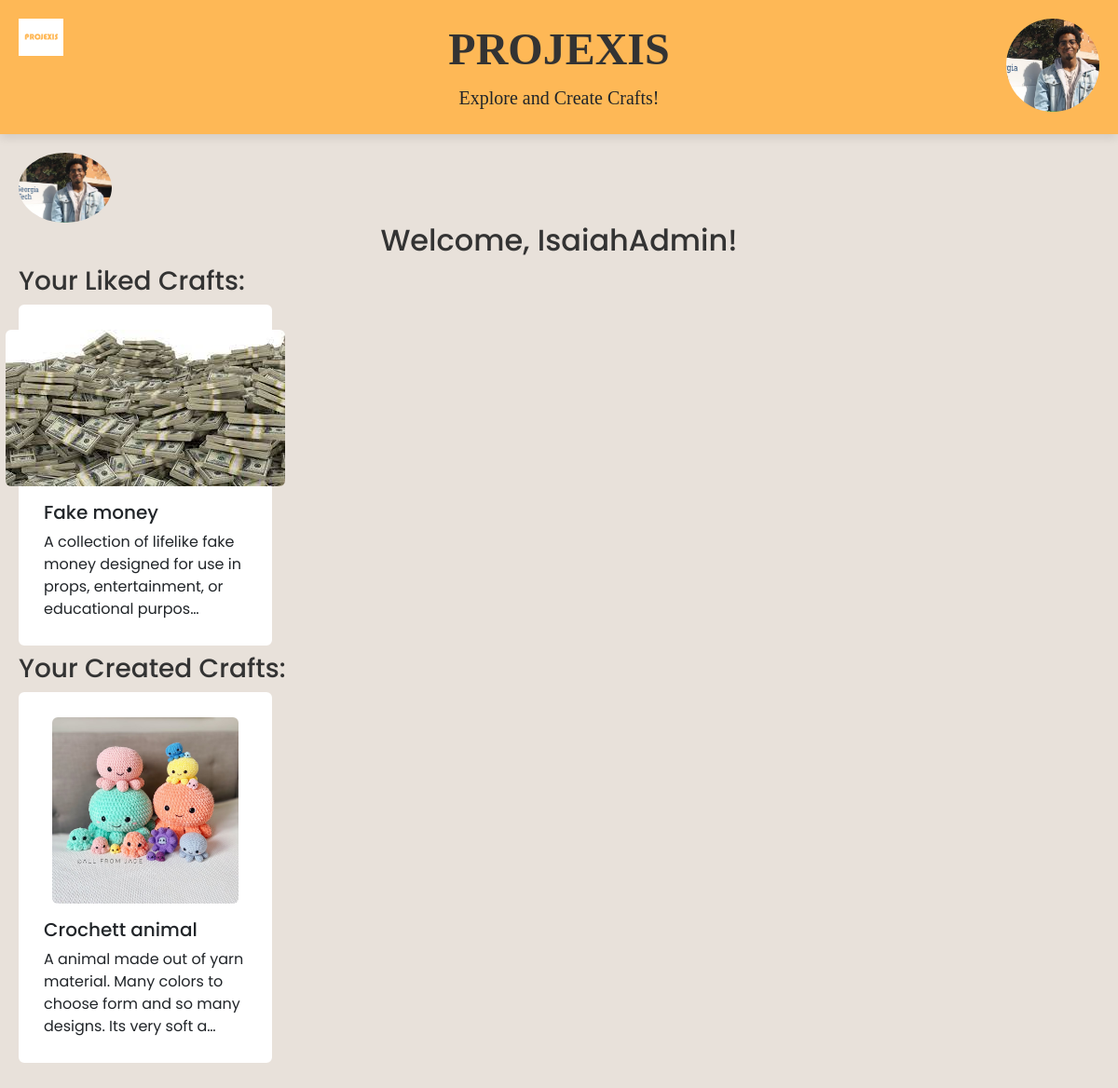
/accounts/ (signed in), run on the app's committed database.
### accounts/models.py (models this page shows, shortened)
class Profile(models.Model):
    user = models.OneToOneField(User, on_delete=models.CASCADE)
    picture = models.ImageField(upload_to='profile_pics/', null=True, blank=True)
    location = models.CharField(max_length=100, null=True, blank=True)
    liked_crafts = models.ManyToManyField(CraftIdeaModel, related_name='liked_by', blank=True)
    user_crafts = models.ManyToManyField(CraftIdeaModel, related_name='created_by', blank=True)

### Media/models.py (models this page shows, shortened)
class CraftIdeaModel(models.Model):
    id = models.AutoField(primary_key=True)
    title = models.CharField(max_length=200)
    likes = models.ManyToManyField(User, related_name='liked_crafts', blank=True)  # Add this field
    userThatUploaded = models.ForeignKey(User, on_delete=models.CASCADE)  # okay I have no idea if this is right but hey lets give it a shot
    description = models.TextField()
    image = models.ImageField(upload_to='movie_images/', null=True, blank=True) # horrible name but what can you do
    video = models.URLField(max_length=500, null=True, blank=True)  # horrible name again...
    def __str__(self):
        return str(self.id) + ' - ' + self.title #this isn't working

### accounts/views.py (the view)
# urls.py: path('', views.index, name='Crafts.index'),
@login_required
def index(request):
    liked_crafts = request.user.profile.liked_crafts.all()
    user_crafts = request.user.profile.user_crafts.all()
    for thing in liked_crafts:
        print("Liked Craft:", thing)
    for thing2 in user_crafts:
        print("Your Craft", thing2)
    context = {
        'liked_crafts': liked_crafts,
        'user_crafts': user_crafts,
    }
    return render(request, 'accounts/index.html', context)

### accounts/templates/accounts/index.html
{% extends 'base.html' %}
{% block content %}
{% if user.is_authenticated %}
  {% if user.profile.picture %}
    <img src="{{ user.profile.picture.url }}" alt="Profile Picture" class="rounded-circle" width="100">
  {% else %}
    <img src="/CraftSite/static/img/Default.png" alt="Default Profile Picture" class="rounded-circle" width="100">
  {% endif %}
  <h2>Welcome, {{ user.username }}!</h2>
  <div class="crafts-section">
    <h3>Your Liked Crafts:</h3>
    {% if liked_crafts %}
      <div class="row">
        {% for craft in liked_crafts %}
          <div class="col-md-4 col-lg-3 mb-2">
            <div class="p-2 card align-items-center pt-4">
              {% if craft.image %}
                <img src="{{ craft.image.url }}" class="card-img-top rounded img-card-200" alt="{{ craft.title }}">
              {% endif %}
              <div class="card-body">
                <h5 class="card-title">{{ craft.title }}</h5>
                <p class="card-text">{{ craft.description|truncatechars:100 }}</p>
              </div>
            </div>
          </div>
        {% endfor %}
      </div>
    {% else %}
      <p>You haven't liked any crafts yet.</p>
    {% endif %}
  </div>
  <div class="crafts-section">
    <h3>Your Created Crafts:</h3>
    {% if user_crafts %}
      <div class="row">
        {% for craft in user_crafts %}
          <div class="col-md-4 col-lg-3 mb-2">
            <div class="p-2 card align-items-center pt-4">
              {% if craft.image %}
                <img src="{{ craft.image.url }}" class="card-img-top rounded img-card-200" alt="{{ craft.title }}">
              {% endif %}
              <div class="card-body">
                <h5 class="card-title">{{ craft.title }}</h5>
                <p class="card-text">{{ craft.description|truncatechars:100 }}</p>
              </div>
            </div>
          </div>
        {% endfor %}
      </div>
    {% else %}
      <p>You haven't created any crafts yet.</p>
    {% endif %}
  </div>
{% endif %}
{% endblock content %}

### CraftSite/templates/base.html (shortened to what this page needs)
<!DOCTYPE html>
<html>
{% load static %}
<head>
  <link href="https://cdn.jsdelivr.net/npm/bootstrap@5.3.3/dist/css/bootstrap.min.css" rel="stylesheet">
  <link rel="stylesheet" href="https://cdnjs.cloudflare.com/ajax/libs/font-awesome/6.1.1/css/all.min.css">
  <link rel="stylesheet" type="text/css" href="{% static 'css/style.css' %}">
  <link rel="stylesheet" type="text/css" href="{% static 'css/chatbot.css' %}">
  <link rel="stylesheet" href="https://cdn.jsdelivr.net/npm/swiper/swiper-bundle.min.css" />
</head>
<body style="font-family: 'Poppins', sans-serif; transition: background-color 0.5s;">
<img src="{% static 'img/logo.png' %}"
     onclick="openNav()"
     style="height: 40px; position: fixed; top: 20px; left: 20px; cursor: pointer; z-index: 1001;"
     alt="Open Sidebar">
<header class="site-header bg-index text-dark text-center py-4">
  <div class="container">
    <h1>PROJEXIS</h1>
    <p class="lead">Explore and Create Crafts!</p>
    {% if user.is_authenticated %}
      <a href="{% url 'accounts.index' %}" style="position: absolute; top: 20px; right: 20px;">
        <img src="{{ user.profile.picture.url|default:'/CraftSite/static/img/Default.png' }}"
             alt="Profile"
             style="height: 100px; width: 100px; border-radius: 50%; object-fit: cover;">
      </a>
    {% endif %}
  </div>
</header>
<div id="main" style="transition: margin-left .5s; padding: 20px;">
  {% block content %}{% endblock %}
</div>
</body>
</html>

### CraftSite/static/css/style.css (style rules this page uses)
.card { border: 3px solid #FFFFFF ; }
.img-card-200 { width: fit-content; max-height: 200px; }
:root { --beige: #E8E1DA; --orange: #FEB856; }
body { font-family: 'Poppins', sans-serif; background-color: var(--beige); color: #333; margin: 0; }
.site-header { background-color: var(--orange); color: white; font-family: 'Playfair Display'; text-align: center; padding: 3rem 1rem; box-shadow: 0 4px 10px rgba(0, 0, 0, 0.1); }
.site-header h1 { font-size: 3rem; font-weight: 600; margin-bottom: 0.5rem; }
.site-header p { font-size: 1.25rem; font-weight: 300; margin: 0; }

### CraftSite/static/css/chatbot.css (style rules this page uses)
:root { --beige: #E8E1DA; --orange: #FEB856; --text-dark: #333; --white: #fff; }
body { font-family: 'Inter', sans-serif; background-color: var(--beige); color: var(--text-dark); margin: 0; padding: 0; }
h1, h2 { text-align: center; color: var(--text-dark); }

### data on the page
CraftIdeaModel: image (picture), title "Fake money", description "A collection of lifelike fake money designed for use in props, entertainment, or educational purpos…"
CraftIdeaModel: image (picture), title "Crochett animal", description "A animal made out of yarn material. Many colors to choose form and so many designs. Its very soft a…"

### other printed values
{{ user.username }} "IsaiahAdmin"
